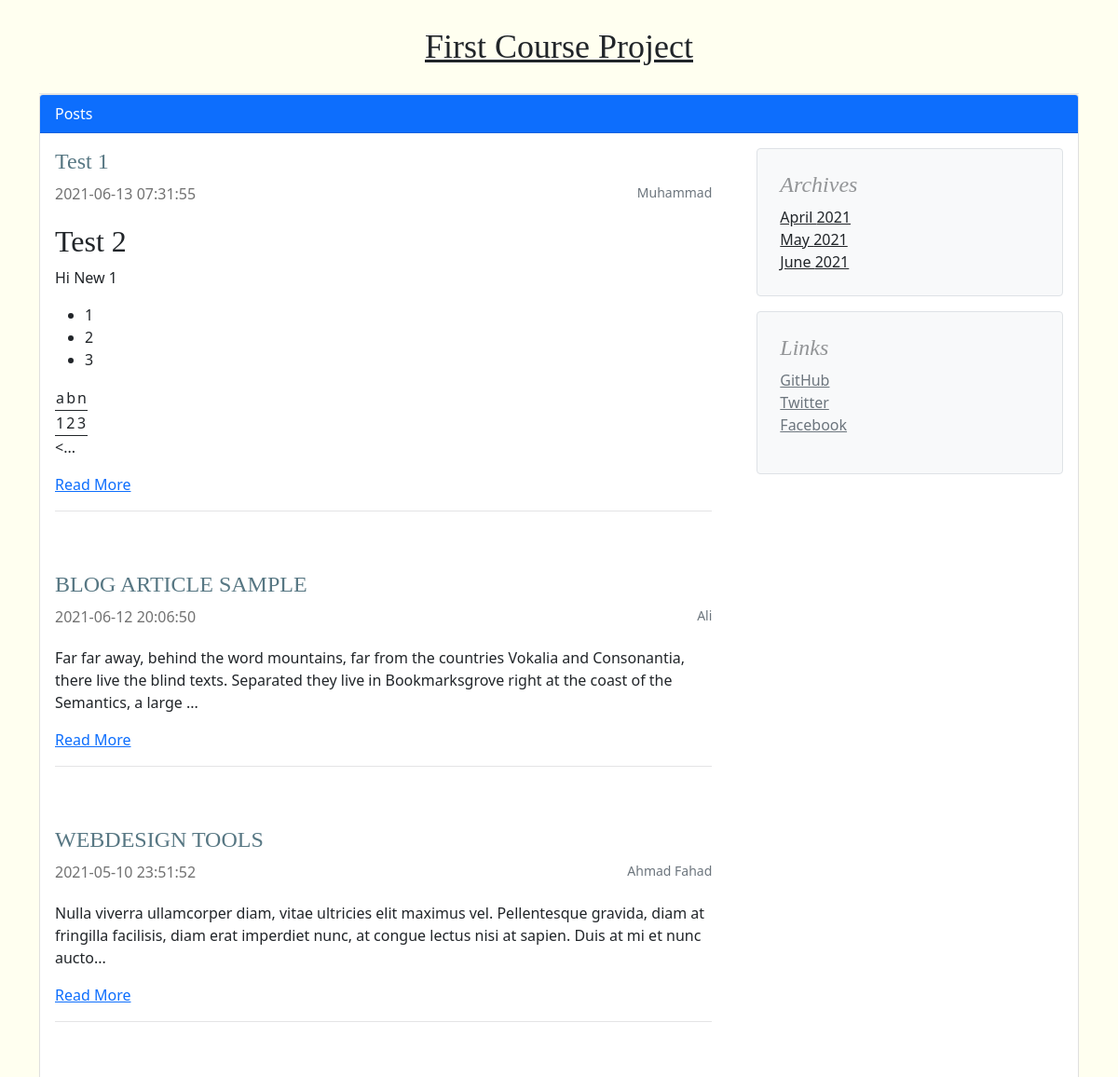
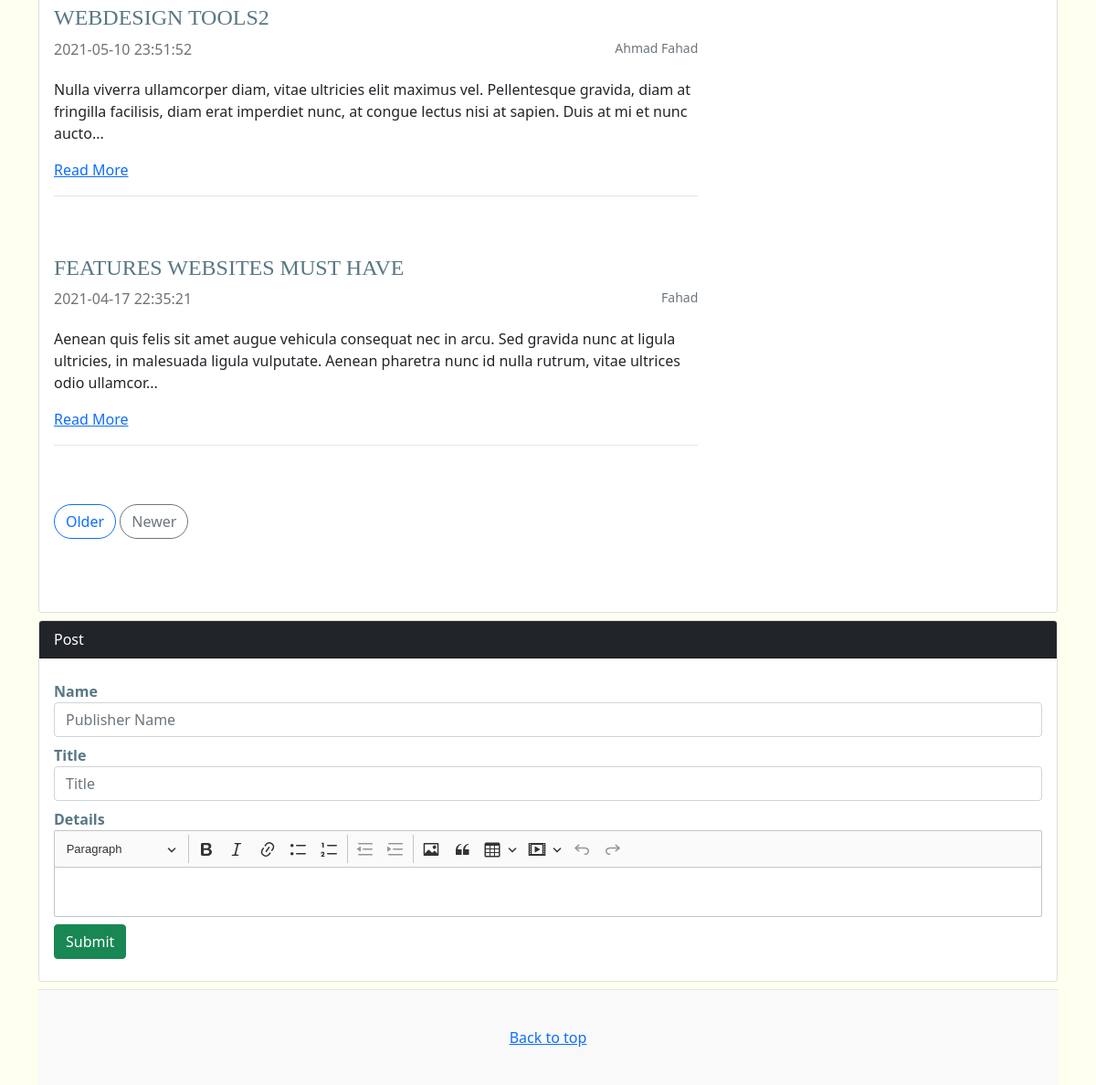
The page / on the database its author committed (2 pictures, top to bottom).
### tables this page shows
CREATE TABLE `posts` (
  `PostID` int(11) NOT NULL,
  `PublisherName` varchar(50) NOT NULL,
  `PostTitle` varchar(50) NOT NULL,
  `PostDetails` text NOT NULL,
  `PostDate` datetime NOT NULL
);

### index.php (the view, shortened to what this page needs)
<?PHP
include("connection.php");
include("head.php");
$PostDateOrder = (isset($_GET['order']) && $_GET['order'] )? $_GET['order'] : 'desc';
$year = (isset($_GET['y']) && $_GET['y'] )? " AND YEAR(PostDate) = " . $_GET['y'] : '';
$month = (isset($_GET['m']) && $_GET['m'] )? " AND MONTH(PostDate) = " . $_GET['m'] : '';
$sql = "SELECT * FROM `posts` WHERE 1 $year $month  Order BY PostDate $PostDateOrder";
$posts = $conn->query($sql);
?>
<div class="card">
  <div class="card-header bg-primary text-white">
    Posts
  </div>
  <div class="card-body">
    <div class="row g-5">
    <div class="col-md-8">
<?PHP while($post = $posts->fetch_assoc()) {?>
      <article class="blog-post">
        <h4 class="text-color3"><?=$post['PostTitle']?></h4>
        <p class="blog-post-meta"><?=$post['PostDate']?>  <small class="float-end text-muted"><?=$post['PublisherName']?></small></p>
        <p><?PHP custom_echo($post['PostDetails'])?></p>
        <a href="post_details.php?post_id=<?=$post['PostID']?>">Read More</a>
        <hr class="hr">
      </article>
<?PHP } ?>
      <nav class="blog-pagination mt-5" aria-label="Pagination">
        <a class="btn btn-outline-primary" href="index.php?order=asc">Older</a>
        <a class="btn btn-outline-secondary" href="index.php?order=desc" tabindex="-1" aria-disabled="true">Newer</a>
      </nav>
    </div>
    <div class="col-md-4 text-color2">
      <div class="position-sticky" style="top: 2rem;">
        <div class="p-4 bg-light border rounded">
          <h4 class="fst-italic">Archives</h4>
          <ol class="list-unstyled mb-0 ">
          <?PHP
          $sql_dates = "SELECT *, YEAR(`PostDate`)as 'y', MONTH(`PostDate`)as 'm' FROM `posts` WHERE 1 GROUP BY y, m";
          $dates = $conn->query($sql_dates);
          while($date = $dates->fetch_assoc()) {
            $dateObj   = DateTime::createFromFormat('!m', $date['m']);
            $monthName = $dateObj->format('F');
            echo "<li><a href=\"index.php?y=".$date['y']."&m=".$date['m']."\" class=\"text-dark\">".$monthName." ".$date['y']."</a></li>";
          }
          ?>
          </ol>
        </div>
        <div class="p-4 mt-3 bg-light border rounded">
          <h4 class="fst-italic">Links</h4>
          <ol class="list-unstyled">
            <li><a href="https://github.com" target="_new" class="text-muted">GitHub</a></li>
            <li><a href="https://twitter.com" target="_new" class="text-muted">Twitter</a></li>
            <li><a href="https://facebook.com" target="_new" class="text-muted">Facebook</a></li>
          </ol>
        </div>
      </div>
    </div>
  </div>
</div>
</div>
<div class="card mt-2 mb-2">
  <div class="card-header text-white bg-dark">
  Post
  </div>
  <div class="card-body">
    <form method="post">
<div class="form-group mt-2 col-md-12">
  <label class="text-color3"><strong>Name</strong></label>
  <input type="text" name="PublisherName" id="PublisherName" class="form-control col-3" placeholder="Publisher Name" required>
</div>
<div class="form-group mt-2 col-md-12">
  <label class="text-color3"><strong>Title</strong></label>
  <input type="text" name="PostTitle" id="PostTitle" class="form-control col-3" placeholder="Title" required>
</div>
<div class="form-group mt-2 col-md-12">
  <label class="text-color3"><strong>Details</strong></label>
</div>
<button type="submit" name="doSubmit" class="btn btn-success mt-2 mb-2">Submit</button>
</form>
  </div>
</div>
<?PHP include("foot.php"); ?>

### head.php (shortened to what this page needs)
<!doctype html>
<html lang="en">
  <head>
<link href="css/bootstrap.min.css" rel="stylesheet">
<link href="css/blog.css" rel="stylesheet">
  </head>
  <body class="bg-back">
<div class="container">
  <header class="blog-header py-3 ">
    <div class="row flex-nowrap justify-content-between align-items-center">
      <div class="col-12 text-center  p-3 rounded ">
        <a class="blog-header-logo text-dark" href="index.php">First Course Project</a>
      </div>
    </div>
  </header>

### connection.php (shortened to what this page needs)
<?PHP
function custom_echo($x, $length = 200)
{
  if(strlen($x)<=$length)
  {
    echo $x;
  }
  else
  {
    $y=substr($x,0,$length) . '...';
    echo $y;
  }
}
?>

### foot.php
<footer class="blog-footer">
  <p>
    <a href="#">Back to top</a>
  </p>
</footer>
</div>
  </body>
</html>

### css/blog.css (style rules this page uses)
.blog-header { line-height: 1; border-bottom: 1px solid #e5e5e5; }
.blog-header-logo { font-family: "Playfair Display", Georgia, "Times New Roman", serif; font-size: 2.25rem; }
h1, h2, h3, h4, h5, h6 { font-family: "Playfair Display", Georgia, "Times New Roman", serif; }
.blog-pagination { margin-bottom: 4rem; }
.blog-pagination > .btn { border-radius: 2rem; }
.blog-post { margin-bottom: 4rem; }
.blog-post-meta { margin-bottom: 1.25rem; color: #727272; }
.blog-footer { padding: 2.5rem 0; color: #727272; text-align: center; background-color: #f9f9f9; border-top: .05rem solid #e5e5e5; }
.blog-footer p:last-child { margin-bottom: 0; }
.hr { background-color: #939597; }
.bg-back { background-color: #fffff0; }
.bg-light { background-color: #FBF7FC; }
.text-color2 { color: #939597; }
.text-color3 { color: #577783; }

### rows shown on the page
posts: PostTitle "Test 1", PostDate "2021-06-13 07:31:55", PublisherName "Muhammad", PostDetails "Test 2 Hi New 1 1 2 3 a b n 1 2 3 <..."
posts: PostTitle "BLOG ARTICLE SAMPLE", PostDate "2021-06-12 20:06:50", PublisherName "Ali", PostDetails "Far far away, behind the word mountains, far from the countries Vokalia and Consonantia, there live the blind texts. Separated they live in Bookmarksgrove right at the coast of the Semantics, a large ...", monthName "June", y "2021"
posts: PostTitle "WEBDESIGN TOOLS", PostDate "2021-05-10 23:51:52", PublisherName "Ahmad Fahad", PostDetails "Nulla viverra ullamcorper diam, vitae ultricies elit maximus vel. Pellentesque gravida, diam at fringilla facilisis, diam erat imperdiet nunc, at congue lectus nisi at sapien. Duis at mi et nunc aucto...", monthName "May", y "2021"
posts: PostTitle "WEBDESIGN TOOLS2", PostDate "2021-05-10 23:51:52", PublisherName "Ahmad Fahad", PostDetails "Nulla viverra ullamcorper diam, vitae ultricies elit maximus vel. Pellentesque gravida, diam at fringilla facilisis, diam erat imperdiet nunc, at congue lectus nisi at sapien. Duis at mi et nunc aucto..."
posts: PostTitle "FEATURES WEBSITES MUST HAVE", PostDate "2021-04-17 22:35:21", PublisherName "Fahad", PostDetails "Aenean quis felis sit amet augue vehicula consequat nec in arcu. Sed gravida nunc at ligula ultricies, in malesuada ligula vulputate. Aenean pharetra nunc id nulla rutrum, vitae ultrices odio ullamcor...", monthName "April", y "2021"
